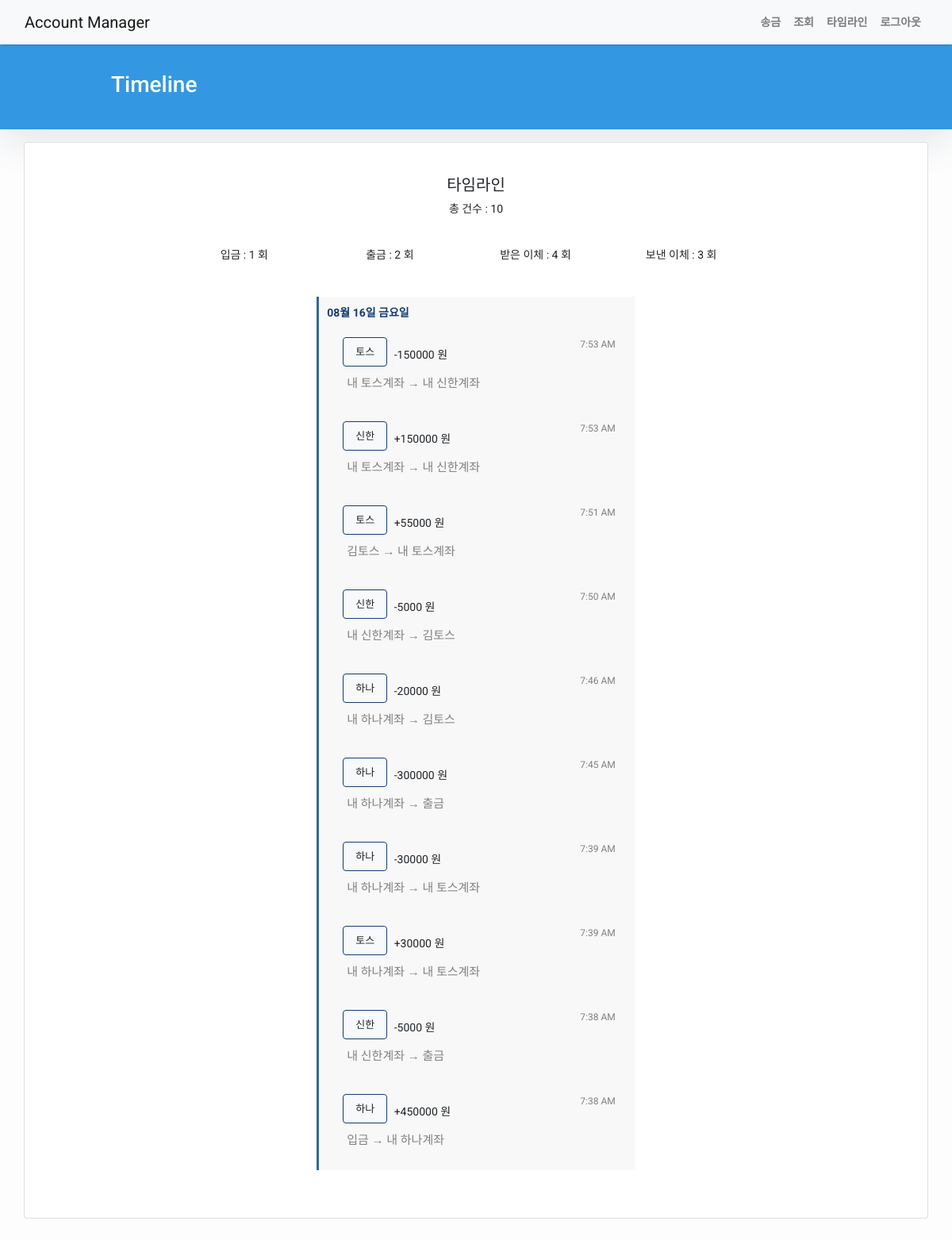
Page /transactions/timeline/ (signed in) on the committed database.
### transactions/models.py (models this page shows, shortened)
class Transfer(models.Model):
    account = models.ForeignKey(
        Account,
        related_name='Transfer',
        on_delete=models.CASCADE,
    )
    account_no_to = models.CharField(max_length=20)
    account_no_from = models.CharField(max_length=20)
    bank_list = (
        ('토스', '토스'),
        ('농협', '농협'),
        ('하나', '하나은행'),
        ('신한', '신한은행'),
        ('국민', '국민은행'),
        ('우리', '우리은행'),
    )
    account_bank_to = models.CharField(max_length=10, choices=bank_list)
    account_bank_from = models.CharField(max_length=10, choices=bank_list)
    receiver_id = models.IntegerField()
    receiver_name = models.CharField(max_length=20)
    user_name = models.CharField(max_length=20)
    amount = models.DecimalField(
        decimal_places=0,
        max_digits=12,
        validators=[
            MinValueValidator(Decimal('10'))
        ]
    )
    timestamp   = models.DateTimeField(auto_now_add=True)
    action_name = 'Transfer'
    def get_action_name(self):
        return self.action_name
    def set_action_name(self, action_name):
        self.action_name = action_name
        return action_name

class Withdraw(models.Model):
    account = models.ForeignKey(
        Account,
        related_name='Withdraw',
        on_delete=models.CASCADE,
    )
    account_no = models.CharField(max_length=20)
    bank_list = (
        ('토스', '토스'),
        ('농협', '농협'),
        ('하나', '하나은행'),
        ('신한', '신한은행'),
        ('국민', '국민은행'),
        ('우리', '우리은행'),
    )
    account_bank = models.CharField(max_length=10, choices=bank_list)
    user_name = models.CharField(max_length=20)
    amount = models.DecimalField(
        decimal_places=0,
        max_digits=12,
        validators=[
            MinValueValidator(Decimal('10'))
        ]
    )
    timestamp   = models.DateTimeField(auto_now_add=True)
    action_name = 'Withdraw'
    def get_action_name(self):
        return self.action_name

class Deposit(models.Model):
    account = models.ForeignKey(
        Account,
        related_name='Deposit',
        on_delete=models.CASCADE,
    )
    account_no = models.CharField(max_length=20)
    bank_list = (
        ('토스', '토스'),
        ('농협', '농협'),
        ('하나', '하나은행'),
        ('신한', '신한은행'),
        ('국민', '국민은행'),
        ('우리', '우리은행'),
    )
    account_bank = models.CharField(max_length=10, choices=bank_list)
    user_name = models.CharField(max_length=20)
    amount = models.DecimalField(
        decimal_places=0,
        max_digits=12,
        validators=[
            MinValueValidator(Decimal('10'))
        ]
    )
    timestamp   = models.DateTimeField(auto_now_add=True)
    action_name = 'Deposit'
    def get_action_name(self):
        return self.action_name

### transactions/views.py (the view)
# urls.py: path('transactions/timeline/', transcations_timeline),
def transcations_timeline(request):
    dep_obj  = Deposit.objects.filter(user_name=request.user.full_name)
    with_obj = Withdraw.objects.filter(user_name=request.user.full_name)
    Td_obj   = Transfer.objects.filter(user_name=request.user.full_name)
    Tc_obj   = Transfer.objects.filter(receiver_name=request.user.full_name)
    for obj in Td_obj:
        obj.set_action_name('Transfer_debit')
    for obj in Tc_obj:
        obj.set_action_name('Transfer_credit')
    from itertools import chain
    from operator import attrgetter
    transactions_hub = list(chain(dep_obj, with_obj, Td_obj, Tc_obj))
    transactions_hub = sorted(
        chain(dep_obj, with_obj, Td_obj, Tc_obj),
        key = attrgetter('timestamp'),
        reverse=True
    )
    transactions_by_date = dict()
    for transaction in transactions_hub:
        date = transaction.timestamp.strftime('%m월 %d일 ')
        day = transaction.timestamp.strftime('%A')
        day_for_kor = {
            'Monday': '월요일',
            'Tuesday': '화요일',
            'Wednesday': '수요일',
            'Thursday': '목요일',
            'Friday': '금요일',
            'Saturday': '토요일',
            'Sunday': '일요일',
        }
        date += day_for_kor[day]
        if date in transactions_by_date.keys():
            transactions_by_date[date].append(transaction)
        else:
            transactions_by_date[date] = list()
            transactions_by_date[date].append(transaction)
    context={
        'count_dep': len(dep_obj),
        'count_with': len(with_obj),
        'count_Td': len(Td_obj),
        'count_Tc': len(Tc_obj),
        'transactions_by_date': transactions_by_date,
        'transactions': transactions_hub,
        'count': len(transactions_hub),
        'title': 'Timeline'
    }
    return render(request,'Trans/timeline.html', context)

### templates/Trans/timeline.html (shortened to what this page needs)
{% extends 'base.html' %}
{% block content %}
<header class="masthead" >
  <div class="container">
    <div class="row">
      <div class=" col-md-8 col-md-10 mx-auto">
        <div class="site-heading">
          <h3 class=" site-heading my-4 mt-3 text-white"> {{ title }} </h3>
        </div>
      </div>
    </div>
  </div>
</header>
<div class="container">
    <div class="row">
    <div class="col-md-12 card mb-4  mt-3 left  top">
        <div class="card-body">
        <br>
        <h5>타임라인</h5>
        <p> 총 건수 : {{ count }}</p>
        <br>
        <div class="count">
            <div class="count-common"> <p> 입금 : {{ count_dep }} 회</p> </div>
            <div class="count-common"> <p> 출금 : {{ count_with }} 회</p> </div>
            <div class="count-common"> <p> 받은 이체 : {{ count_Td }} 회</p> </div>
            <div class="count-common"> <p> 보낸 이체 : {{ count_Tc }} 회</p> </div>
        </div>
        <br><br><br>
        {% for date, transactions in transactions_by_date.items %}
        <table>
            <tr>
                <th>{{ date }}</th>
            </tr>
            {% for i in transactions%}
            <tr>
                <td>
                    <div class="wrapper">
                        <div class="text-left">
                            {% if i.get_action_name == "Deposit" %}
                                {% with "/accounts/detail/"|add:i.account_no as account_no %}
                                    <a href= {{ account_no }} class="btn btn-light account">{{i.account_bank}}</a>
                                {% endwith %}
                                +{{i.amount}} 원
                                <p> 입금 &rarr; 내 {{i.account_bank}}계좌</p>
                            {% endif %}
                            {% if i.get_action_name == "Withdraw" %}
                                {% with "/accounts/detail/"|add:i.account_no as account_no %}
                                    <a href= {{ account_no }} class="btn btn-light account">{{i.account_bank}}</a>
                                {% endwith %}
                                -{{i.amount}} 원
                                <p> 내 {{i.account_bank}}계좌 &rarr; 출금</p>
                            {% endif %}
                            {% if i.get_action_name == "Transfer_debit" %}
                                {% with "/accounts/detail/"|add:i.account_no_from as account_no %}
                                    <a href= {{ account_no }} class="btn btn-light account">{{i.account_bank_from}}</a>
                                {% endwith %}
                                -{{i.amount}} 원
                                {% if user.full_name == i.receiver_name %}
                                    <p class="card-text-sidebar"> 내 {{i.account_bank_from}}계좌 &rarr; 내 {{i.account_bank_to}}계좌</p>
                                {% else %}
                                    <p class="card-text-sidebar"> 내 {{i.account_bank_from}}계좌 &rarr; {{i.receiver_name}}</p>
                                {% endif %}
                            {% endif %}
                            {% if i.get_action_name == "Transfer_credit" %}
                                {% with "/accounts/detail/"|add:i.account_no_to as account_no %}
                                    <a href= {{ account_no }} class="btn btn-light account">{{i.account_bank_to}}</a>
                                {% endwith %}
                                +{{i.amount}} 원
                                {% if user.full_name == i.user_name %}
                                    <p class="card-text-sidebar"> 내 {{i.account_bank_from}}계좌 &rarr; 내 {{i.account_bank_to}}계좌</p>
                                {% else %}
                                    <p class="card-text-sidebar"> {{i.user_name}} &rarr; 내 {{i.account_bank_to}}계좌</p>
                                {% endif %}
                            {% endif %}
                        </div>
                        <div class="text-right">
                            {{ i.timestamp|date:"g:i A" }}
                        </div>
                    </div>
                </td>
            </tr>
            {% endfor %}
        </table>
        {% endfor %}
        </div>
    </div>
    </div>
</div>
{% endblock content %}

### templates/base.html (style rules this page uses)
body { font-family: "Roboto", sans-serif; font-size: 17px; background-color: #fdfdfd; }
.masthead { background:#3398E1;; height: auto; padding-bottom: 15px; box-shadow: 0 16px 48px #E3E7EB; padding-top: 10px; }

### templates/Trans/timeline.html (style rules this page uses)
body { font-family: "Roboto", sans-serif; font-size: 14px; }
.card-body { text-align: center; }
table { margin-left: auto; margin-right: auto; margin-bottom: 40px; border-collapse: collapse; text-align: left; line-height: 1.5; border-left: 3px solid #369; background-color: rgb(248, 248, 248); }
table th { width: 240px; padding: 10px; font-weight: bold; vertical-align: top; color: #153d73; }
table td { width: 400px; padding: 10px; vertical-align: top; padding-left: 30px; }
.wrapper { position: relative; }
.text-left { width: 70%; float: left; }
.text-right { width: 20%; float: right; font-size: 12px; margin-right: 15px; color: gray; }
.text-left .btn { font-size: 13px; margin-bottom: 10px; margin-right: 5px; padding: 8px 15px 8px 15px; border-color: #153d73; }
.text-left p { font-size: 15px; color: gray; margin-left: 5px; }
.count { position: relative; margin-left: 150px; text-align: center; }
.count-common { width: 20%; float: left; }

### rows in the picture
Transfer: date "08월 16일 금요일", account_bank_from "토스", amount "150000", account_bank_to "신한", timestamp "7:53 AM"
Transfer: account_bank_to "토스", amount "55000", user_name "김토스", timestamp "7:51 AM"
Transfer: account_bank_from "신한", amount "5000", receiver_name "김토스", timestamp "7:50 AM"
Transfer: account_bank_from "하나", amount "20000", receiver_name "김토스", timestamp "7:46 AM"
Withdraw: account_bank "하나", amount "300000", timestamp "7:45 AM"
Transfer: account_bank_from "하나", amount "30000", account_bank_to "토스", timestamp "7:39 AM"
Withdraw: account_bank "신한", amount "5000", timestamp "7:38 AM"
Deposit: account_bank "하나", amount "450000", timestamp "7:38 AM"

### other values in the picture
{{ title }} "Timeline"
{{ count }} "10"
{{ count_dep }} "1"
{{ count_with }} "2"
{{ count_Td }} "4"
{{ count_Tc }} "3"
